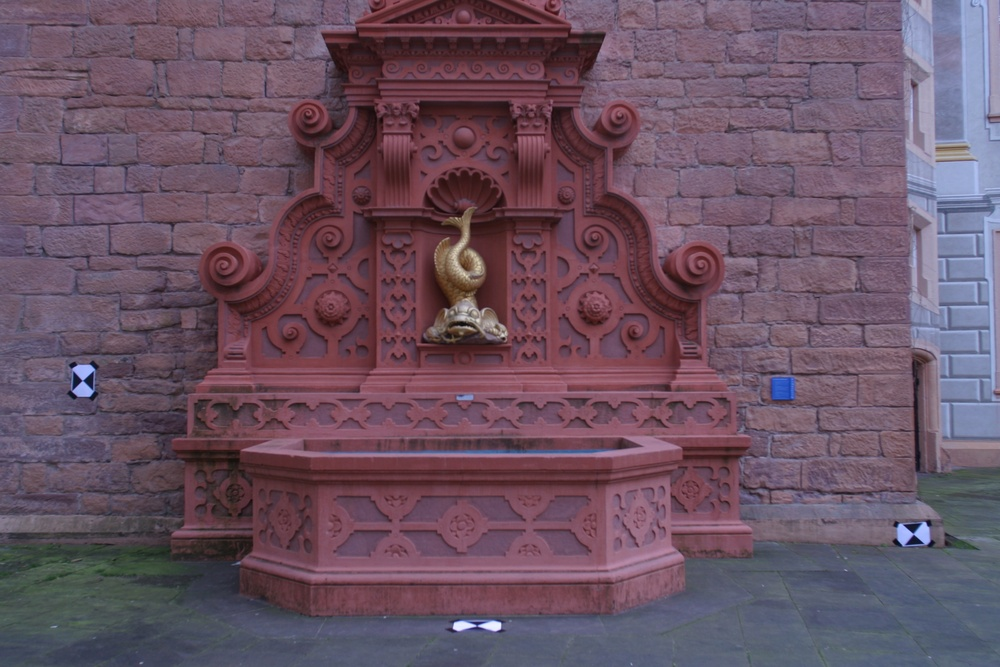
#> input picture chapter3-epipolar-geometry/0005.jpg, 1000 x 667 px, shrunk from 3072 x 2048 before the run
$ python ex05_triangulation.py
#> lines starting #> are read from the running program, lines starting #| are printed output that depends on the picture; long printed decimals are rounded
# ex05_triangulation.py
# Triangulate 3D points from two views of Fountain-P11 (images 0005, 0006),
# using the relative pose estimated from SIFT matches.

import os
import cv2
import numpy as np

script_dir = os.path.dirname(os.path.abspath(__file__))

# ---------------------------------------------------------------------------
# 1. Load images and find SIFT matches (same as ex04)
# ---------------------------------------------------------------------------
img1 = cv2.imread(os.path.join(script_dir, "0005.jpg"), cv2.IMREAD_GRAYSCALE)
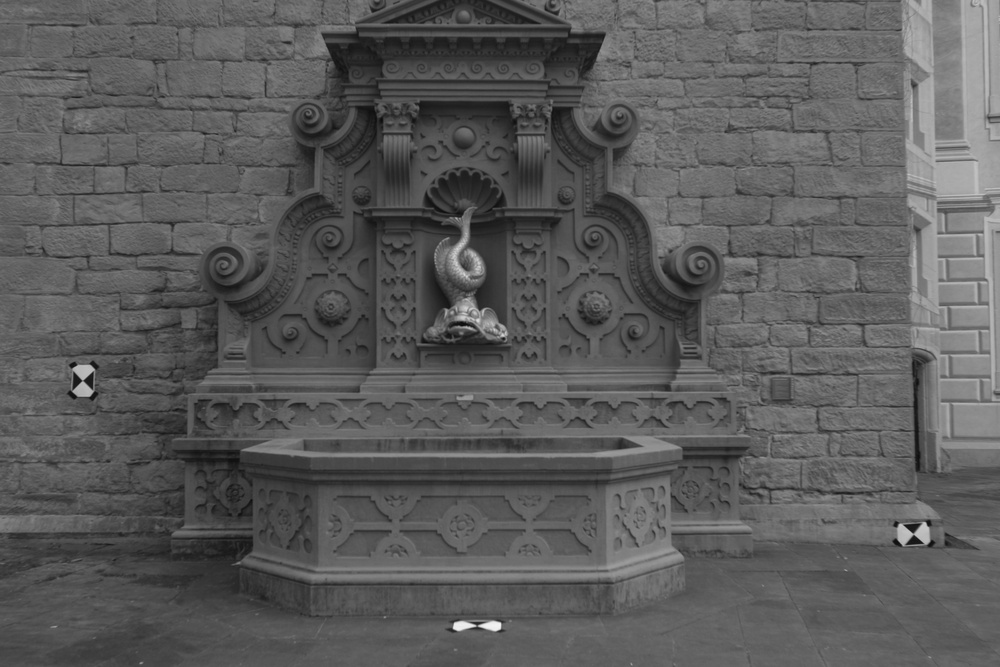
#> img1: shape (667, 1000); min 12, max 244, mean 91
img2 = cv2.imread(os.path.join(script_dir, "0006.jpg"), cv2.IMREAD_GRAYSCALE)
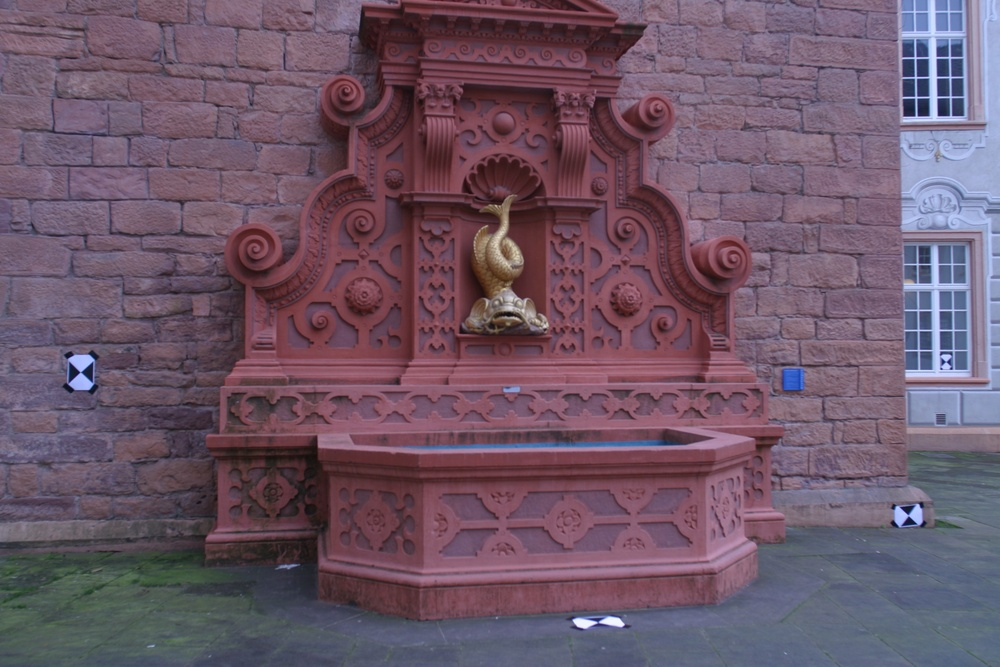
#> input picture chapter3-epipolar-geometry/0006.jpg, 1000 x 667 px, shrunk from 3072 x 2048 before the run
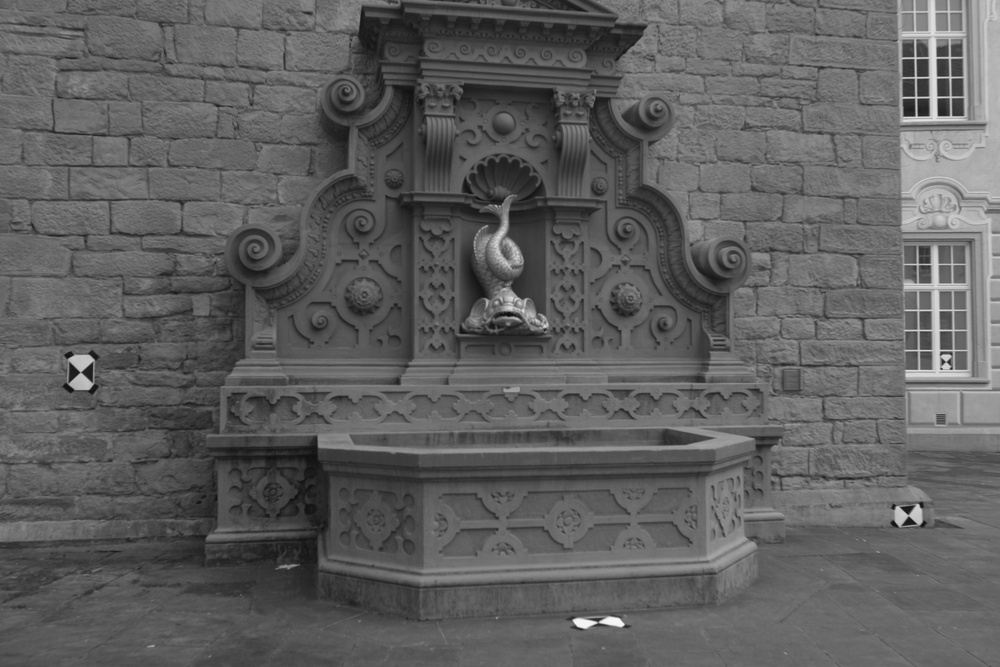
#> img2: shape (667, 1000); min 9, max 249, mean 95
if img1 is None or img2 is None:
    raise FileNotFoundError("Could not read 0005.jpg or 0006.jpg")

sift = cv2.SIFT_create()
kp1, des1 = sift.detectAndCompute(img1, None)
#> kp1 = 2966 keypoints; strongest (x, y, size): (494, 626, 8.1), (460, 626, 7.9), (914, 540, 5.8), (473, 626, 2.4)
kp2, des2 = sift.detectAndCompute(img2, None)
#> kp2 = 3315 keypoints; strongest (x, y, size): (583, 623, 8.5), (909, 521, 5.2), (942, 111, 7.1), (594, 623, 2.5)

bf = cv2.BFMatcher(cv2.NORM_L2)
knn_matches = bf.knnMatch(des1, des2, k=2)
#> knn_matches = 2966 matches
good_matches = [m for m, n in knn_matches if m.distance < 0.75 * n.distance]
#> good_matches = 1346 matches

pts1 = np.float32([kp1[m.queryIdx].pt for m in good_matches])
#> pts1 = 1346 pairs, first value 21.92 to 978.3, second value 3.74 to 649.6
pts2 = np.float32([kp2[m.trainIdx].pt for m in good_matches])
#> pts2 = 1346 pairs, first value 6.37 to 964.2, second value 4.88 to 648

# ---------------------------------------------------------------------------
# 2. Intrinsics and real baseline from the dataset
# ---------------------------------------------------------------------------
K = np.array([[2759.48,    0.0, 1520.69],
              [   0.0, 2764.16, 1006.81],
              [   0.0,    0.0,    1.0]], dtype=np.float64)

C1 = np.array([-14.1604, -3.32084, 0.0862032])
C2 = np.array([-15.8818, -3.15083, 0.0592619])
baseline = np.linalg.norm(C2 - C1)   # real distance between camera centers

# ---------------------------------------------------------------------------
# 3. Estimate relative pose (R_hat, t_hat) with RANSAC
# ---------------------------------------------------------------------------
E, mask = cv2.findEssentialMat(pts1, pts2, K, method=cv2.RANSAC,
                               prob=0.999, threshold=1.0)
#> E = [[-0.000998, -0.389, -0.0908], [0.00166, 0.0261, -0.701], [0.00189, 0.59, -0.0289]]; mask = 1346 values, max 1 at index 0, min 0 at index 8, mean 0.851
_, R_hat, t_hat, mask = cv2.recoverPose(E, pts1, pts2, K, mask=mask)
#> R_hat = [[0.827, 0.126, -0.548], [-0.127, 0.991, 0.0367], [0.548, 0.0391, 0.835]]; t_hat = [0.825, -0.13, 0.55]
t_hat = t_hat.ravel()

# Keep only RANSAC inliers
inl = mask.ravel() > 0
p1 = pts1[inl]
#> p1 = 1146 pairs, first value 21.92 to 953.6, second value 3.74 to 621.7
p2 = pts2[inl]
#> p2 = 1146 pairs, first value 6.37 to 964.2, second value 4.88 to 620.1

# ---------------------------------------------------------------------------
# 4. Projection matrices: camera 1 is the world origin
# ---------------------------------------------------------------------------
s = baseline / np.linalg.norm(t_hat)   # scale factor, t_hat has length 1
#> s = 1.73
P1 = K @ np.hstack([np.eye(3), np.zeros((3, 1))])
P2 = K @ np.hstack([R_hat, (s * t_hat).reshape(3, 1)])
#> P2 = [[3114.9, 406.9, -242.7, 5385.6], [201.8, 2779.4, 942.6, 338], [0.548, 0.0391, 0.835, 0.951]]

# ---------------------------------------------------------------------------
# 5. Triangulate: result is 4 x N homogeneous points
# ---------------------------------------------------------------------------
X_h = cv2.triangulatePoints(P1, P2, p1.T.astype(np.float64), p2.T.astype(np.float64))

# Convert to Cartesian: divide by the 4th component -> N x 3
X = (X_h[:3] / X_h[3]).T
#> X = 1146 rows, first 8: [-1.41, -0.856, 2.6], [-1.44, -0.522, 2.66], [-1.42, -0.676, 2.63], [-1.42, -0.721, 2.62], [-1.43, -0.571, 2.65], [-1.43, -0.571, 2.65], [-1.4, -0.856, 2.6], [-1.4, -0.856, 2.6]

# ---------------------------------------------------------------------------
# 6. Filter invalid points: finite values and positive depth in both cameras
# ---------------------------------------------------------------------------
z1 = X[:, 2]                                   # depth in camera 1
#> z1 = 1146 values, max 3.09 at index 708, min 2.21 at index 331, mean 2.65
z2 = (X @ R_hat.T + s * t_hat)[:, 2]           # depth in camera 2
#> z2 = 1146 values, max 2.93 at index 708, min 2.24 at index 331, mean 2.59
valid = np.isfinite(X).all(axis=1) & (z1 > 0) & (z2 > 0)
X_valid = X[valid]
#> X_valid has the same summary as X

print("scale s:", round(s, 4))
#| scale s: 1.73
print("inlier matches:", len(p1))
#| inlier matches: 1146
print("valid 3D points:", len(X_valid))
#| valid 3D points: 1146
print("median depth (camera 1):", round(np.median(X_valid[:, 2]), 3))
#| median depth (camera 1): 2.65
print("first 3 points:\n", X_valid[:3])
#| first 3 points:
#|  [[-1.410 -0.856  2.596]
#|  [-1.443 -0.522  2.664]
#|  [-1.424 -0.6763  2.633]]


# ---------------------------------------------------------------------------
# 7. Reprojection error: project 3D points back into both images
# ---------------------------------------------------------------------------
# 3D points in homogeneous coordinates: 4 x N
Xh_valid = np.hstack([X_valid, np.ones((len(X_valid), 1))]).T

# Project with P1 and P2, then divide by the last element -> pixel coordinates
x1_proj = P1 @ Xh_valid
x1_proj = (x1_proj[:2] / x1_proj[2]).T
#> x1_proj = 1146 pairs, first value 21.92 to 953.6, second value 3.81 to 621.7
x2_proj = P2 @ Xh_valid
x2_proj = (x2_proj[:2] / x2_proj[2]).T
#> x2_proj = 1146 pairs, first value 6.37 to 964.3, second value 5.56 to 619.4

# Original pixel coordinates of the valid points
x1_orig = p1[valid]
#> x1_orig has the same summary as p1
x2_orig = p2[valid]
#> x2_orig has the same summary as p2

# e = sqrt((|x1 - x1_hat|^2 + |x2 - x2_hat|^2) / 2), per point
err = np.sqrt((np.sum((x1_orig - x1_proj) ** 2, axis=1) +
               np.sum((x2_orig - x2_proj) ** 2, axis=1)) / 2)
#> err = 1146 values, max 0.708 at index 360, min 2.77e-10 at index 789, mean 0.213

print("reprojection error mean (px):", round(err.mean(), 3))
#| reprojection error mean (px): 0.213
print("reprojection error median (px):", round(np.median(err), 3))
#| reprojection error median (px): 0.185
print("max reprojection error (px):", round(err.max(), 3))
#| max reprojection error (px): 0.708
